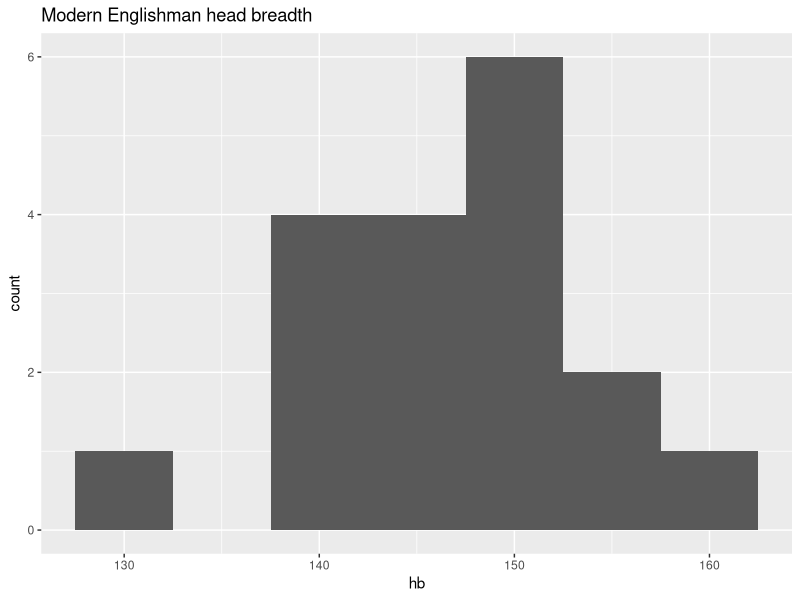
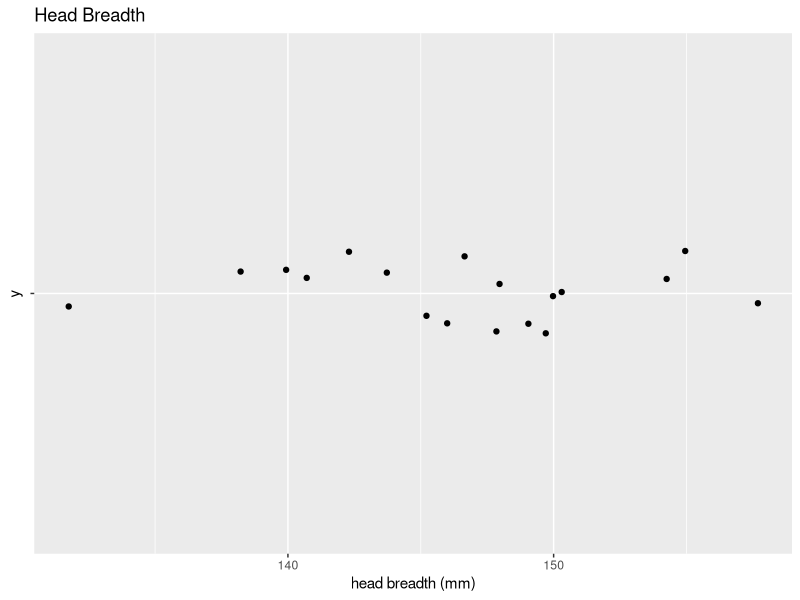
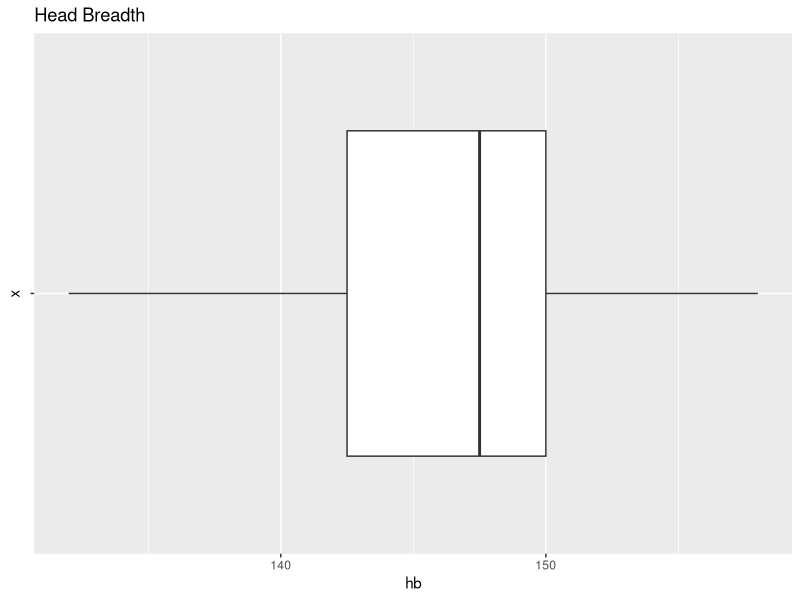
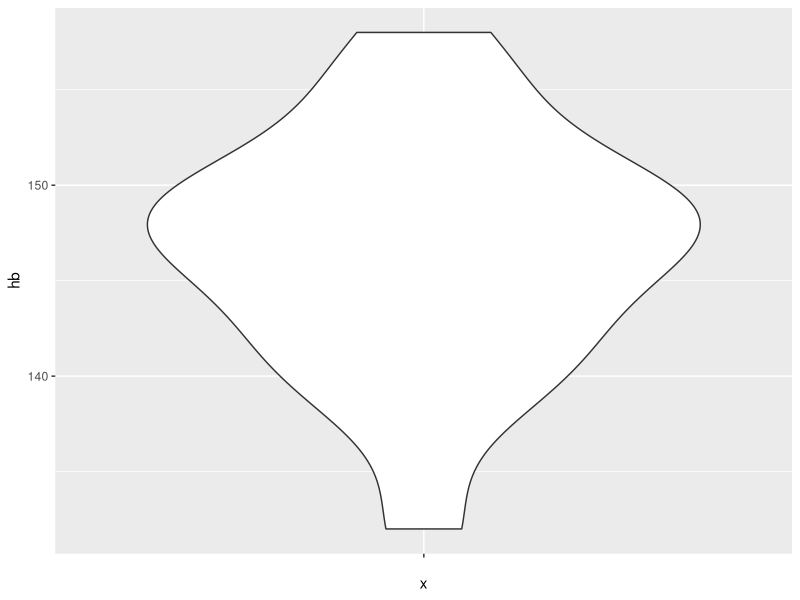
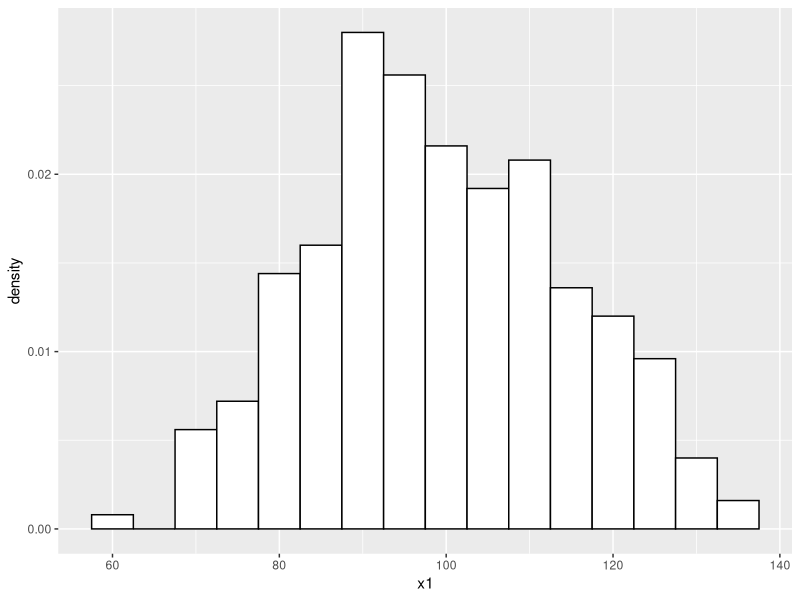
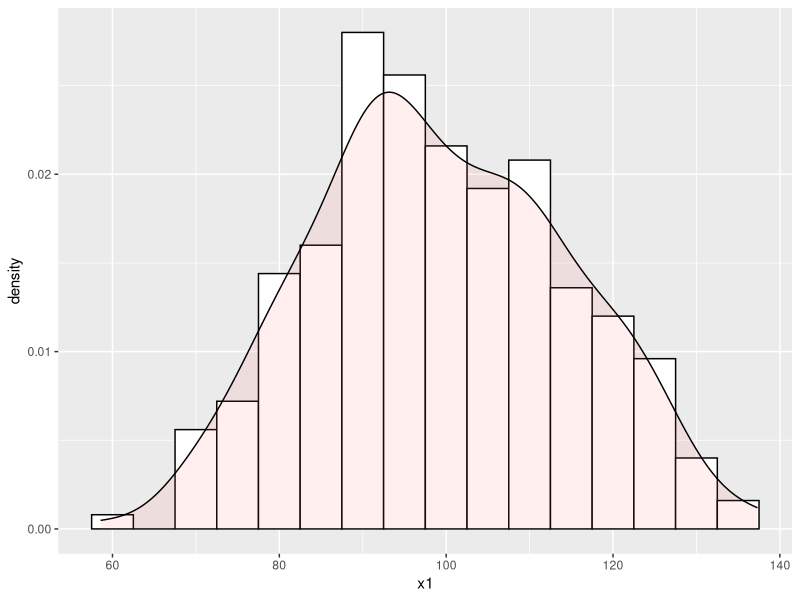
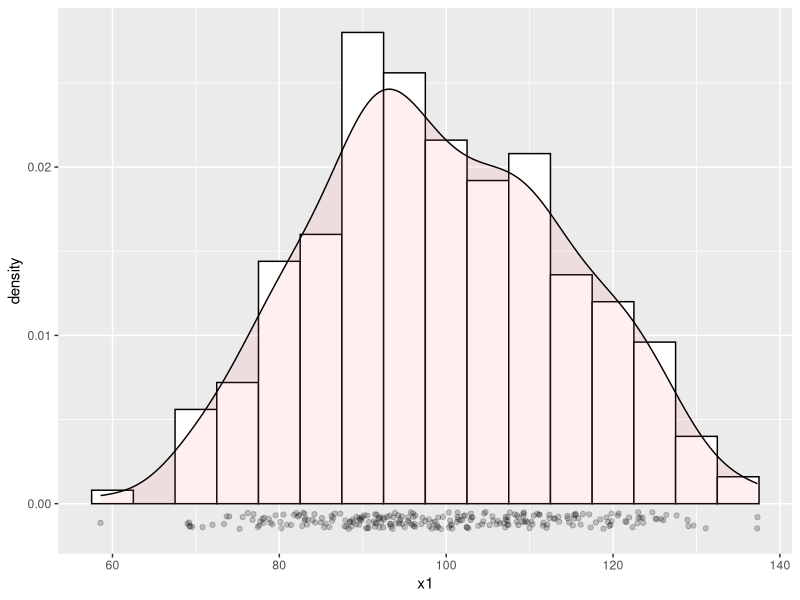
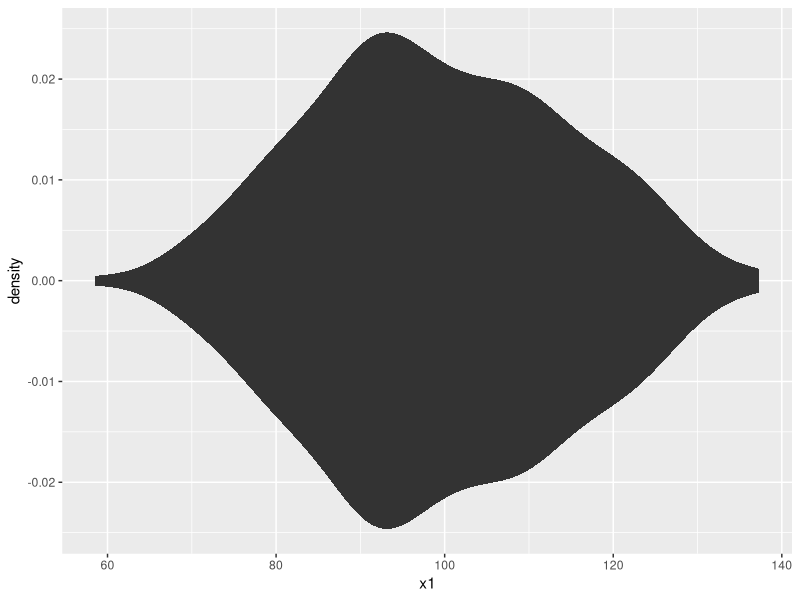

Recreate these plots in R, in order.
# Note: much of what follows is taken from the lecture notes of Erik B. Erhardt, 
# who is a professor at the University of New Mexico.
# You read more about him at statacumen.com

#----------------------#
#### Getting Set Up ####
#----------------------#

# There are three primary strategies for plotting in R. 
# The first is base graphics, using functions such as plot(), points(), and par().
# A second is use of the package lattice, which creates very nice graphics quickly, 
# though can be more difficult to create high-dimensional data displays.
# A third is using package ggplot2, which is an implementation of the "Grammar of Graphics".
# We will be using ggplot2.

# Install the ggplot2 package (if you don't have it already)
install.packages("ggplot2") # only needed once after installing or upgrading R

# load package ggplot2 for its functions and datasets
library(ggplot2) # each time you start R


#--------------------------------#
#### Plotting Univariate Data ####
#--------------------------------#

# Let's set up some data.  Assume that the following are meaurments of head size.
hb <- c(141, 148, 132, 138, 154, 142, 150, 146, 155, 158, 150, 140, 147, 148, 144, 150, 149, 145)

# Put the hb vector into a data.frame
hb_df <- data.frame(hb)
# A data.frame is the standard way of using data in R, and required when using ggplot2 


# Histogram
# Always specify a binwidth for the histogram (default is range/30)
# Ty several binwidths
px = ggplot(data = hb_df, mapping = aes(x = hb))                           # set up the plot stub
p2 <- px + geom_histogram(binwidth = 5) 
p2 <- p2 + labs(title = "Modern Englishman head breadth")
print(p2)



# Stripchart (aka Dotplot)
# We are going to use geom_point here, which requires both x and y.
# We want the data spread horizontally, so we'll use hb and the x variable and leave the y variable blank.
px0 <- ggplot(data = hb_df, mapping = aes(x = hb, y = ""))
p1 <- px0 + geom_point(position = position_jitter(h = 0.1))           # add a geom layer with points plotted
p1 <- p1 + labs(title = "Head Breadth") + xlab("head breadth (mm)")   # add labels
print(p1)







# Boxplot
# We are going to use geom_boxplot here, which requires both x and y.
# The y variable is actually used to set up the boxplot.  
# The x is unused in univariate boxplots, so we'll leave it blank.
p0y = ggplot(hb_df, aes(x = "", y = hb)) # plot stuf
p3 <- p0y + geom_boxplot(aes(group = 1)) # bopxplot layer
p3 <- p3 + coord_flip()                  # flip the axes
p3 <- p3 + labs(title = "Head Breadth")  # add a title
print(p3)



# Violin plot
# We are going to use geom_violin here, which uses the same setup as geom_boxplot.
# Therefore, we can use the same plot stub.
p4 <- p0y + geom_violin()
print(p4)


#-------------------------------------------------#
#### Plotting randomly generated data (Normal) ####
#-------------------------------------------------#

# sample from normal distribution
x1 <- rnorm(250, mean = 100, sd = 15)
# rnorm means "random normal" - take random samples from the normal distribution

x1_df <- data.frame(x1)          # put it in a data.frame
p <- ggplot(x1_df, aes(x = x1)) # set up the plot stub

# Histogram 
p1 <- p + geom_histogram(aes(y = ..density..), 
                          binwidth = 5, 
                          colour = "black", 
                          fill = "white")
print(p1)
# Are you wondering what the ..density.. means?  Yeah, it's weird, right?
# A geom will generally inherit aesthetics from the ggplot statement
# You can override that by using the aes() function to map different variables to the aesthetic
# However, sometimes you don't want to use the actual variable, but some calculation on it, like its density
# Here, it basically means to map the density of the variable as the aesthetic, rather than the variable itself
# What are aesthetics and geoms?  Well, that's a deeper question.
# Read here: http://tutorials.iq.harvard.edu/R/Rgraphics/Rgraphics.html#geometric_objects_and_aesthetics


# Overlay with transparent density plot
p1 <- p1 + geom_density(alpha  =0.1, fill = "#FF6666")
print(p1)

# Add a carpet of jittered points below the histogram
p1 <- p1 + geom_point(aes(y = -0.001), 
                      position = position_jitter(height = 0.0005), 
                      alpha = 1/5)
print(p1)

# Violin plot
p2 <- p + geom_ribbon(aes(ymax = ..density.., ymin = -..density..), stat = "density")
print(p2)

# More direct way to get a violin plot
p2.alternate <- ggplot(x1_df, aes(1, y = x1)) + geom_violin() + coord_flip()
print(p2.alternate)


# Boxplot
p3 <- ggplot(x1_df, aes(x = "x1", y = x1))
p3 <- p3 + geom_boxplot()
p3 <- p3 + coord_flip()
print(p3)



# Note: the rest of this file is just more examples of the same stuff.

#--------------------------------------------------#
#### Plotting randomly generated data (Uniform) ####
#--------------------------------------------------#

# sample from uniform distribution
x3 <- runif(250, min = 50, max = 150)
# I know this looks like "run if", but read it like "r unif", short for "random uniform"


# Density Histogram 
x3_df <- data.frame(x3)
p1 <- ggplot(x3_df, aes(x = x3))
p1 <- p1 + geom_histogram(aes(y = ..density..), 
                          binwidth = 5, 
                          colour = "black", 
                          fill = "white")
print(p1)

# Overlay with transparent density plot
p1 <- p1 + geom_density(alpha = 0.1, fill = "#FF6666")
print(p1)

# Add a carpet of jittered points
p1 <- p1 + geom_point(aes(y = -0.001), position = position_jitter(height = 0.0005), alpha = 1/5)
print(p1)

# violin plot
p2 <- ggplot(x3_df, aes(x = 1, y = x3))
p2 <- p2 + geom_violin()
print(p2)

# boxplot
p3 <- ggplot(x3_df, aes(x = "x3", y = x3))
p3 <- p3 + geom_boxplot()
p3 <- p3 + coord_flip()
print(p3)


#------------------------------------------------------#
#### Plotting randomly generated data (Exponential) ####
#------------------------------------------------------#


# sample from exponential distribution
x4 <- rexp(250, rate = 1)
# I know this looks like "rex p" but read it as "r exp", short for "random exponential"




# Density Histogram 
x4_df <- data.frame(x4)
p1 <- ggplot(x4_df, aes(x = x4))
p1 <- p1 + geom_histogram(aes(y=..density..), binwidth=0.5, colour="black", fill="white")
print(p1)

# Overlay with transparent density plot
p1 <- p1 + geom_density(alpha=0.1, fill="#FF6666")
print(p1)

# Add a carpet of points
p1 <- p1 + geom_point(aes(y = -0.001), position = position_jitter(height = 0.0005), alpha = 1/5)
print(p1)

# violin plot
p2 <- ggplot(x4_df, aes(x = 1, y = x4))
p2 <- p2 + geom_violin()
print(p2)

# boxplot
p3 <- ggplot(x4_df, aes(x = "x4", y = x4))
p3 <- p3 + geom_boxplot()
p3 <- p3 + coord_flip()
print(p3)

#--------------------------------------------------------#
#### Plotting randomly generated data (Uniform again) ####
#--------------------------------------------------------#

# sample from uniform distribution
x5 <- 15 - rexp(250, rate = 0.5)
x5_df <- data.frame(x5)



# Density Histogram 
p1 <- ggplot(x5_df, aes(x = x5))
p1 <- p1 + geom_histogram(aes(y = ..density..), 
                          binwidth = 0.5, 
                          colour = "black", fill = "white")
print(p1)

# Overlay with transparent density plot
p1 <- p1 + geom_density(alpha = 0.1, fill = "#FF6666")
print(p1)

# Add a carpet of points
p1 <- p1 + geom_point(aes(y = -0.001), 
                      position = position_jitter(height = 0.0005), 
                      alpha = 1/5)
print(p1)


# violin plot
p2 <- ggplot(x5_df, aes(x = "", y = x5))
p2 <- p2 + geom_violin()
print(p2)


# boxplot
p3 <- ggplot(x5_df, aes(x = "x5", y = x5))
p3 <- p3 + geom_boxplot()
p3 <- p3 + coord_flip()
print(p3)



#-------------------------------------------------------#
#### Plotting randomly generated data (Normal again) ####
#-------------------------------------------------------#

# sample from 2 normal distributions
x6 <- c(rnorm(150, mean = 100, sd = 15), rnorm(150, mean = 150, sd = 15))
x6_df <- data.frame(x6)

# Density Histogram
p1 <- ggplot(x6_df, aes(x = x6))
p1 <- p1 + geom_histogram(aes(y = ..density..), binwidth = 5, colour = "black", fill = "white")
print(p1)

# Overlay with transparent density plot
p1 <- p1 + geom_density(alpha=0.1, fill="#FF6666")
print(p1)

# Add a carpet of points
p1 <- p1 + geom_point(aes(y = -0.001), position = position_jitter(height = 0.0005), alpha = 1/5)
print(p1)

# violin plot
p2 <- ggplot(x6_df, aes(x = "", y = x6))
p2 <- p2 + geom_violin()
print(p2)

# boxplot
p3 <- ggplot(x6_df, aes(x = "x6", y = x6))
p3 <- p3 + geom_boxplot()
print(p3)
